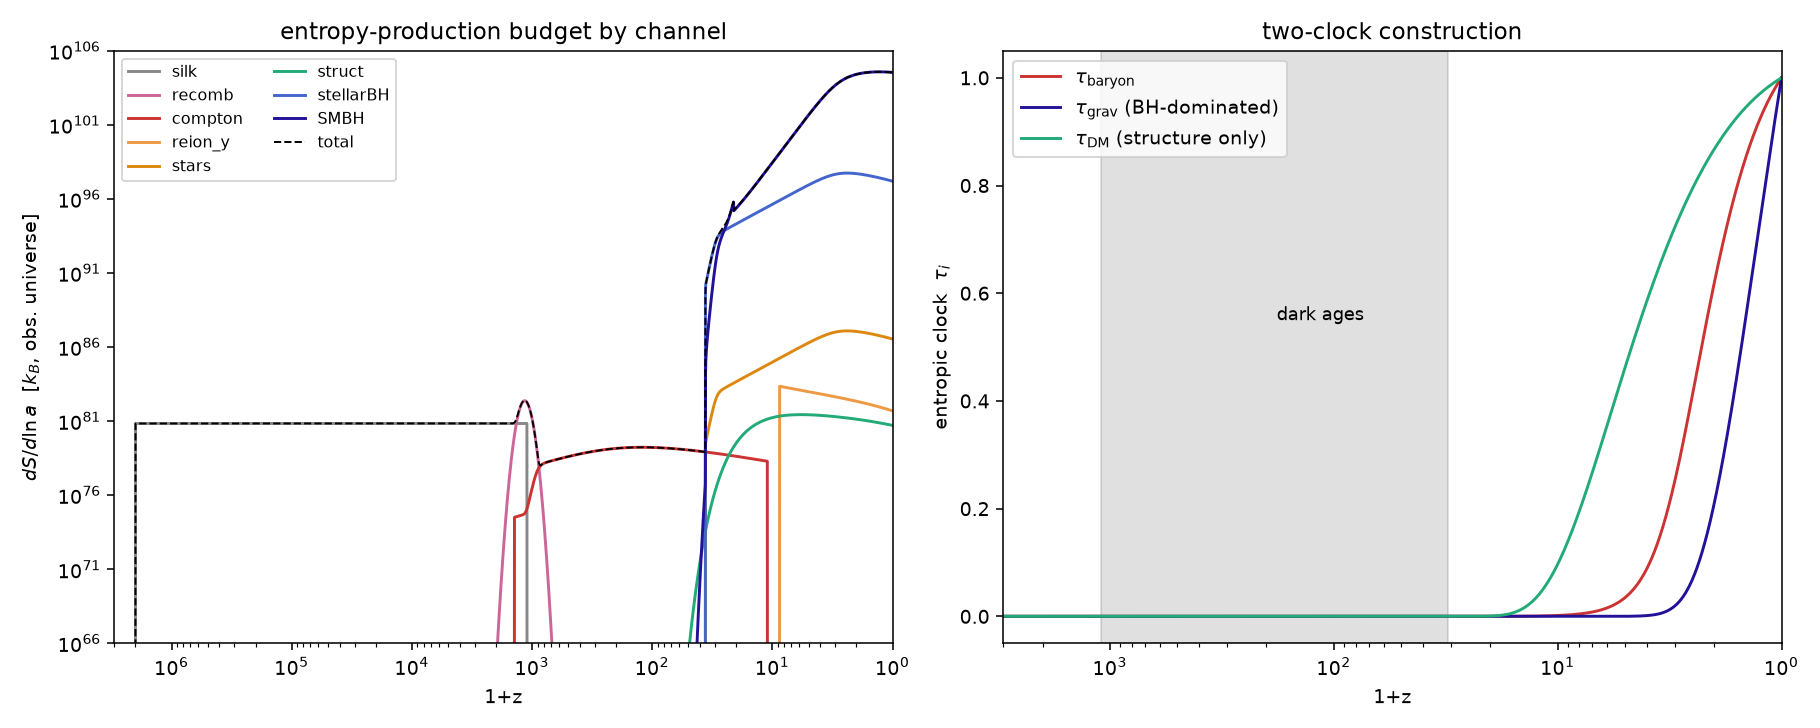

Write the Python code that produced this figure.
#!/usr/bin/env python3
"""
THE GRAVITATIONAL TICK-CENSUS -- a two-clock cosmology.

Meters coarse-grained chronology on entropy-exchange ("entropic time",
operationalized in cold atoms by Yates et al., arXiv:2509.07745, PRResearch 2026:
tau = normalized cumulative coarse-grained entropy exchange of an observed sector).

Applied to cosmology: per-channel comoving entropy PRODUCTION rates dS_i/dln a
across cosmic history, then per-sector entropic clocks
    tau_i(a) = int^a dS_i / int^{a0} dS_i .

Channels
  photon-baryon : Silk-damping dissipation (mu/y era), recombination photon burst,
                  post-recombination residual Compton coupling (solved T_gas ODE),
                  reionized-IGM Compton/y.
  nuclear       : starlight (Madau-Dickinson 2014 SFH; radiation entropy at an
                  effective photosphere+dust temperature). BBN handled analytically
                  in text (negligible: DeltaS/S_gamma ~ 5e-9).
  grav-structure: violent relaxation / virialization; rate ~ d F_coll/dln a
                  (Press-Schechter, BBKS sigma(M), exact LCDM growth factor),
                  amplitude = s_grav [k_B per proton-mass of collapsed matter],
                  scanned over 30 decades (it barely moves the crossover).
  BH horizons   : stellar BHs (S ~ cumulative SFR; anchored to Egan-Lineweaver
                  5.9e97 k today) and SMBHs (Soltan-argument accretion history +
                  seed tail; S ~ Sum M^2 ~ rho_BH^2 at fixed comoving number;
                  anchored to Egan-Lineweaver 3.1e104 k today).

Anchors: Egan & Lineweaver 2010 (ApJ 710, 1825): S_SMBH=3.1e104 k, S_sBH=5.9e97 k,
S_gamma=5.4e89 k, S_nu=5.2e89 k (frozen), S_CEH=2.6e122 k (excluded: not an
exchange channel between matter sectors; observer-dependent).

Outputs: budget table dS_i/dln a vs z, tau curves, crossover redshifts,
dark-ages divergence numbers, PNG figures, CSV grid.
"""

import numpy as np
from scipy.integrate import solve_ivp, quad, cumulative_trapezoid
from scipy.interpolate import interp1d
from scipy.special import erfc

# ----------------------------------------------------------------------
# constants (SI) and cosmology (Planck 2018)
# ----------------------------------------------------------------------
c      = 2.998e8
G      = 6.674e-11
hbar   = 1.055e-34
kB     = 1.381e-23
sigT   = 6.652e-29
a_rad  = 7.566e-16          # J m^-3 K^-4
m_e    = 9.109e-31
m_u    = 1.661e-27
Msun   = 1.989e30
Mpc    = 3.086e22
yr     = 3.156e7

h0     = 0.674
H0     = h0 * 100 * 1e3 / Mpc          # s^-1
Om, Ob, OL = 0.315, 0.0493, 0.685
Orad   = 9.15e-5                        # photons + massless nu (for H(z))
T0     = 2.725
ns, sig8 = 0.965, 0.811
Yp     = 0.245

rho_c  = 3 * H0**2 / (8 * np.pi * G)                    # kg m^-3
n_b0   = Ob * rho_c / m_u                               # baryons m^-3 (0.253)
n_H0   = (1 - Yp) * n_b0
f_He   = Yp / (4 * (1 - Yp))
rho_m_Mpc3 = Om * rho_c * Mpc**3 / Msun                 # Msun / Mpc^3 (comoving)

R_obs  = 46.3e9 * 9.461e15                              # comoving radius, m
V0     = 4/3 * np.pi * R_obs**3                         # 3.5e80 m^3
V0_Mpc = V0 / Mpc**3                                    # ~1.2e13 Mpc^3
N_bary = n_b0 * V0                                      # baryons in obs. universe
N_eq   = Om * rho_c * V0 / m_u                          # "proton-equivalents" of all matter

S_gamma = (4/3) * a_rad * T0**3 / kB * V0               # ~5.2e89 k  (frozen comoving)
S_nu    = 0.955 * S_gamma                               # frozen at t ~ 1 s
S_SMBH0, S_sBH0 = 3.1e104, 5.9e97                        # Egan-Lineweaver 2010

def Hz(z):
    return H0 * np.sqrt(Om*(1+z)**3 + Orad*(1+z)**4 + OL)

def t_of_z(z):
    f = lambda zz: 1.0 / ((1+zz) * Hz(zz))
    return quad(f, z, 3e7, limit=200)[0]

# exact linear growth factor D(a) ~ H(a) * int_0^a da'/(a' H(a'))^3, D(1)=1
def _D_un(a):
    Ha = Hz(1/a - 1)
    integ = quad(lambda x: (H0/(x*Hz(1/x-1)))**3, 1e-6, a, limit=200)[0]
    return Ha/H0 * integ
_Dnorm = _D_un(1.0)
_a_tab = np.logspace(-3.6, 1.7, 400)                    # to a=50 for the far future
_D_tab = np.array([_D_un(a)/_Dnorm for a in _a_tab])
D_of_a = interp1d(np.log(_a_tab), _D_tab, kind='cubic')
def Dz(z):
    a = 1.0/(1+z)
    if a < _a_tab[0]:                                   # matter-era D ~ a
        return _D_tab[0] * a/_a_tab[0]
    return float(D_of_a(np.log(a)))
D_inf = _D_tab[-1]                                      # growth saturates under Lambda

# ----------------------------------------------------------------------
# sigma(M): BBKS transfer, Sugiyama shape, normalized to sigma_8
# ----------------------------------------------------------------------
Gam = Om * h0 * np.exp(-Ob * (1 + np.sqrt(2*h0)/Om))    # ~0.169
def Tbbks(k):                                           # k in Mpc^-1
    q = k / (Gam * h0)
    return (np.log(1+2.34*q)/(2.34*q) *
            (1 + 3.89*q + (16.1*q)**2 + (5.46*q)**3 + (6.71*q)**4)**-0.25)
def W(x): return 3*(np.sin(x) - x*np.cos(x))/x**3
def sigma2_un(R):
    f = lambda lk: (lambda k: k**(3+ns) * Tbbks(k)**2 * W(k*R)**2)(np.exp(lk))
    return quad(f, np.log(1e-5), np.log(1e4/R), limit=300)[0] / (2*np.pi**2)
R8 = 8.0/h0
_snorm = sig8 / np.sqrt(sigma2_un(R8))
def sigma_M(M):                                         # M in Msun
    R = (3*M/(4*np.pi*rho_m_Mpc3))**(1/3)
    return _snorm * np.sqrt(sigma2_un(R))

delc = 1.686
sig_mini = sigma_M(1e6)        # minihalo scale (first DM structures)
sig_atom = sigma_M(3e7)        # atomic-cooling scale (first stars/seeds)

def Fcoll(z, sig):             # Press-Schechter collapsed fraction
    return erfc(delc/(np.sqrt(2)*sig*Dz(z)))
def dF_dlna(z, sig, dlnD):     # exact derivative of the erfc form
    nu = delc/(sig*Dz(z))
    with np.errstate(under='ignore'):
        return np.sqrt(2/np.pi) * nu * np.exp(-nu**2/2) * dlnD

# ----------------------------------------------------------------------
# gas temperature ODE (residual Compton coupling after recombination)
# ----------------------------------------------------------------------
def x_e(z):                     # frozen-out ionization + recombination step
    return 2.0e-4 + (1-2.0e-4)*0.5*(1+np.tanh((z-1150.)/60.))
def Gamma_C(z):
    Tg4 = (T0*(1+z))**4
    return (8*sigT*a_rad*Tg4/(3*m_e*c)) * x_e(z)/(1+f_He+x_e(z))
def dTg_dz(z, T):
    Tgam = T0*(1+z)
    return np.atleast_1d(2*T[0]/(1+z) - Gamma_C(z)*(Tgam-T[0])/(Hz(z)*(1+z)))
sol = solve_ivp(dTg_dz, [1400, 0.01], [T0*1401.], method='Radau',
                dense_output=True, rtol=1e-9, atol=1e-12)
def T_gas(z):
    z = np.atleast_1d(np.asarray(z, float))
    out = np.where(z >= 1400, T0*(1+z), sol.sol(np.clip(z, 0.01, 1400))[0])
    return out

# ----------------------------------------------------------------------
# channel production rates  dS/dln a  [k_B, whole observable universe, comoving]
# ----------------------------------------------------------------------
lna  = np.linspace(np.log(1/(1+3.0e6)), 0.0, 6000)
zg   = 1/np.exp(lna) - 1
Hg   = Hz(zg)
Dg   = np.array([Dz(z) for z in zg])
dlnD = np.gradient(np.log(Dg), lna)

def compton_rate(z):            # k_B per obs.universe per ln a
    Tg, Tgam = T_gas(z), T0*(1+z)
    n_tot = n_H0*(1+f_He+x_e(z))*(1+z)**3
    sigdot = 1.5*n_tot*Gamma_C(z)*(Tgam-Tg)**2/np.maximum(Tg*Tgam, 1e-30)
    return sigdot * V0/(1+z)**3 / Hz(z)

ch = {}
# 1) Silk damping (acoustic dissipation -> mu,y distortions), 1100<z<2e6
DS_silk = 1e-8 * S_gamma
ch['silk'] = np.where((zg>1100)&(zg<2e6), DS_silk/np.log(2e6/1100), 0.0)
# 2) recombination photon burst: 13.6 eV/H at T~3000K => ~52 k_B per H
DS_rec = 52.5 * (1-Yp)*N_bary * 0.0    # amplitude via gaussian below
rec_g  = np.exp(-0.5*((lna-np.log(1/1151.))/0.06)**2)
ch['recomb'] = 52.5*(1-Yp/ (4*(1-Yp)) )*0 + 3.6e81/ (0.06*np.sqrt(2*np.pi)) * rec_g
# 3) residual Compton coupling (the dark-age baryonic whisper), 10<z<1400
ch['compton'] = np.where((zg>10)&(zg<1400), compton_rate(zg), 0.0)
# 4) reionized IGM Compton/y (T_e ~ 1e4 K vs CMB), z<7.7
def reion_rate(z):
    Te, Tgam = 1.0e4, T0*(1+z)
    n_tot = n_H0*(1+f_He+1.08)*(1+z)**3
    G = (8*sigT*a_rad*Tgam**4/(3*m_e*c)) * 1.08/(1+f_He+1.08)
    sigdot = 1.5*n_tot*G*(Te-Tgam)**2/(Te*Tgam)
    return sigdot * V0/(1+z)**3 / Hz(z)
ch['reion_y'] = np.where(zg < 7.7, reion_rate(np.maximum(zg,0.0)), 0.0)
# 5) stars (nuclear channel): Madau-Dickinson SFH, first stars turn on z~28
def psi_MD(z):                  # Msun / yr / Mpc^3
    return 0.015*(1+z)**2.7/(1+((1+z)/2.9)**5.6)
turn_on = np.where(zg > 35., 0.0, 0.5*(1+np.tanh((28.-zg)/2.)))  # first stars z~28
eps_rad = 7e-4                  # fraction of formed stellar mass radiated (nuclear)
Teff_inv = 0.5/5772. + 0.5/45.  # half direct starlight, half dust-reprocessed (45 K)
Lden = psi_MD(zg)*turn_on * Msun/yr * eps_rad*c**2      # W / Mpc^3
ch['stars'] = (4/3)*Lden*Teff_inv/kB / Hg * V0_Mpc
# 6) gravitational structure: violent relaxation / virialization
s_grav = 10.0                   # fiducial: k_B per proton-mass of collapsed matter
ch['struct'] = s_grav * N_eq * np.array(
    [dF_dlna(z, sig_mini, dd) for z, dd in zip(zg, dlnD)])
# 7) stellar BH horizons: S ~ cumulative SFR (fixed IMF => Sum M^2 ~ N_BH)
tg = cumulative_trapezoid(1/Hg, lna, initial=0) + t_of_z(zg[0])  # smooth t(a) grid
rho_form = cumulative_trapezoid(psi_MD(zg)*turn_on/yr, tg, initial=0)
S_sBH = S_sBH0 * rho_form/rho_form[-1]
ch['stellarBH'] = np.gradient(S_sBH, lna)
# 8) SMBH horizons: Soltan accretion (SFH-shaped, peaked z~1.9, steeper at high z)
#    + seed tail tracking atomic-cooling halos; S ~ rho_BH^2 (growth at fixed n)
rho_BH0 = 4.5e5                 # Msun/Mpc^3 today
qdot = psi_MD(zg)*turn_on/(1+zg)   # accretion-rate shape (no accretion pre-first-stars)
rho_acc = cumulative_trapezoid(qdot, tg, initial=0)
F_at = np.array([Fcoll(z, sig_atom) if Dz(z)*sig_atom > 0.12 else 0. for z in zg])
rho_seed = 2.0 * F_at/max(Fcoll(20., sig_atom), 1e-99)  # ~2 Msun/Mpc^3 by z=20
rho_BH = rho_acc/rho_acc[-1]*(rho_BH0-2.0) + np.minimum(rho_seed, 2.0)
S_SMBH = S_SMBH0 * (rho_BH/rho_BH[-1])**2
ch['SMBH'] = np.maximum(np.gradient(S_SMBH, lna), 0.0)

for k in ch: ch[k] = np.maximum(np.nan_to_num(ch[k]), 0.0)

BAR  = ['silk','recomb','compton','reion_y','stars']
GRAV = ['struct','stellarBH','SMBH']
rate_bar  = sum(ch[k] for k in BAR)
rate_grav = sum(ch[k] for k in GRAV)
rate_tot  = rate_bar + rate_grav

def cum(r):  return cumulative_trapezoid(r, lna, initial=0)
C = {k: cum(ch[k]) for k in ch}
cum_bar, cum_grav, cum_struct = cum(rate_bar), cum(rate_grav), cum(ch['struct'])
tau_bar    = cum_bar/cum_bar[-1]
tau_grav   = cum_grav/cum_grav[-1]
tau_struct = cum_struct/cum_struct[-1]     # = the dark-sector (DM) clock

iz = lambda z: np.argmin(np.abs(zg - z))

# ----------------------------------------------------------------------
# report
# ----------------------------------------------------------------------
print(f"sanity: S_gamma={S_gamma:.2e} k  (EL10: 5.4e89) | N_b={N_bary:.2e}"
      f" | sigma(1e6 Msun)={sig_mini:.2f} sigma(3e7)={sig_atom:.2f}"
      f" | D_inf/D_0={D_inf:.3f}")
print(f"thermal decoupling check: T_gas/T_cmb at z=150: "
      f"{T_gas(150)[0]/ (T0*151):.3f}; at z=17: {T_gas(17)[0]:.1f} K "
      f"(std ~7 K)\n")

hdr = ['z','silk','recomb','compton','reion_y','stars','struct','stellarBH','SMBH','TOTAL']
print('dS/dln a  [k_B, observable universe, comoving]')
print(('{:>8}'+'{:>11}'*9).format(*hdr))
for z in [2e6,1e4,1100,300,150,100,50,30,25,20,17,10,6,3,2,1,0.5,0]:
    i = iz(z)
    row = [ch[k][i] for k in hdr[1:-1]] + [rate_tot[i]]
    print(('{:>8.6g}'+'{:>11.2e}'*9).format(z,*row))

print('\ncumulative S_i(z) [k_B, obs. universe]  and clocks')
print(('{:>8}'+'{:>12}'*6).format('z','S_bar','S_grav','S_struct','tau_bar','tau_grav','tau_DM'))
for z in [1100,300,150,100,50,30,20,17,10,6,3,1,0]:
    i = iz(z)
    print(('{:>8.5g}'+'{:>12.3e}'*3+'{:>12.4e}'*3).format(
        z, cum_bar[i], cum_grav[i], cum_struct[i],
        tau_bar[i], tau_grav[i], tau_struct[i]))

# crossovers ------------------------------------------------------------
def first_z_below(mask):
    j = np.where(mask)[0]
    return zg[j[0]] if len(j) else None

# (a) structure vs pre-stellar baryonic thermal (compton+silk+recomb)
bar_thermal = ch['silk']+ch['recomb']+ch['compton']
print('\n(a) grav-structure rate overtakes baryonic THERMAL rate (no stars):')
for s in [1,10,1e3,1e6,1e10,1e20,1e30]:
    r = (s/s_grav)*ch['struct'] - bar_thermal
    zx = first_z_below((r>0)&(zg<500)&(zg>2))
    print(f'    s_grav={s:8.0e} k_B/mp  ->  z_cross = {zx:5.1f}')

# (b) BH horizon cumulative overtakes ALL thermal+relic entropy (gamma+nu)
S_BH_cum = C['stellarBH'] + S_SMBH   # S_SMBH already cumulative-by-construction
zb = first_z_below(S_BH_cum > (S_gamma+S_nu))
print(f'\n(b) cumulative BH-horizon entropy exceeds S_gamma+S_nu={S_gamma+S_nu:.2e}: z = {zb:.1f}')
print(f'    (one 1e6 Msun seed alone: {4*np.pi*G*(1e6*Msun)**2/(hbar*c):.2e} k_B '
      f'= CMB entropy of {4*np.pi*G*(1e6*Msun)**2/(hbar*c)/(S_gamma/V0_Mpc):.2e} Mpc^3)')

# (c) SMBH production overtakes every other channel's production
other = rate_tot - ch['SMBH']
zc = first_z_below((ch['SMBH'] > other) & (zg < 100))
print(f'(c) SMBH horizon production rate exceeds ALL other channels combined: z = {zc:.1f}')
zd = first_z_below((ch['stellarBH']+ch['SMBH'] > rate_bar+ch['struct']) & (zg<100))
print(f'    BH-horizon channel (stellar+SMBH) rate exceeds everything else: z = {zd:.1f}')

# quietest epoch ---------------------------------------------------------
m = (zg>5)&(zg<1050)
iq = np.where(m)[0][np.argmin(rate_tot[m])]
print(f'\nquietest epoch: min of total dS/dln a between recombination and today: '
      f'z = {zg[iq]:.1f}, rate = {rate_tot[iq]:.2e} k_B/lna '
      f'({np.log10(rate_tot[iz(1100)]/rate_tot[iq]):.1f} dex below recombination, '
      f'{np.log10(rate_tot[iz(0)]/rate_tot[iq]):.1f} dex below today)')

# dark-ages divergence ----------------------------------------------------
i1100,i150,i30,i17,i6 = (iz(x) for x in (1100,150,30,17,6))
print('\nDARK AGES (recombination z=1100 -> cosmic dawn z=30):')
print(f'  coordinate time: t(1100)={t_of_z(1100)/yr/1e6:.2f} Myr -> '
      f't(30)={t_of_z(30)/yr/1e6:.1f} Myr  (Delta ln a = {np.log(1101/31):.2f})')
dbar = (cum_bar[i30]-cum_bar[i1100]); dstr = (cum_struct[i30]-cum_struct[i1100])
print(f'  baryonic channel ticks accumulated:      {dbar:.2e} k_B '
      f'({dbar/N_bary:.2e} k_B/baryon; mostly recombination-burst tail + first starlight)')
dcomp = C['compton'][i30]-C['compton'][i1100]
print(f'  ...of which residual Compton whisper (150>z>30 quiescent gas): '
      f'{dcomp:.2e} k_B = {dcomp/N_bary:.2f} k_B/baryon '
      f'(whisper over all time: {C["compton"][-1]:.2e})')
print(f'  grav-structure ticks accumulated:        {dstr:.2e} k_B')
print(f'  as fraction of each clock TO z=6 (end of dark ages):')
print(f'     Delta tau_bar  = {dbar/cum_bar[i6]:.2e}   '
      f'Delta tau_struct = {dstr/cum_struct[i6]:.2e}')
print(f'  as fraction of each clock to TODAY:')
print(f'     Delta tau_bar  = {dbar/cum_bar[-1]:.2e}   '
      f'Delta tau_struct = {dstr/cum_struct[-1]:.2e}   '
      f'Delta tau_grav = {(cum_grav[i30]-cum_grav[i1100])/cum_grav[-1]:.2e}')
print(f'  rate ratio grav/baryon: z=100: {rate_grav[iz(100)]/rate_bar[iz(100)]:.1e}'
      f'  z=50: {rate_grav[iz(50)]/rate_bar[iz(50)]:.1e}'
      f'  z=30: {rate_grav[iz(30)]/rate_bar[iz(30)]:.1e}'
      f'  z=17: {rate_grav[iz(17)]/rate_bar[iz(17)]:.1e}'
      f'  z=6: {rate_grav[iz(6)]/rate_bar[iz(6)]:.1e}'
      f'  z=2: {rate_grav[iz(2)]/rate_bar[iz(2)]:.1e}')
print(f'  Compton whisper decays ~(1+z)^1.5: rate(z=150)={ch["compton"][i150]:.2e}, '
      f'rate(z=17)={ch["compton"][i17]:.2e} k_B/lna')

# event-metered comparison -------------------------------------------------
for z in [1200, 300, 100, 17]:
    ev = 4.11e8*(1+z)**3 * sigT*c * x_e(z)/(1+f_He) / Hz(z)
    print(f'  event-metered (Thomson scatterings per baryon per ln a) z={z}: {ev:.2e}')

# median ticks and the future ----------------------------------------------
for name, tau in [('tau_bar',tau_bar),('tau_grav',tau_grav),('tau_DM(struct)',tau_struct)]:
    zmed = zg[np.argmin(np.abs(tau-0.5))]
    print(f'  median tick of {name}: z = {zmed:.2f}')
nu_now, nu_inf = delc/(sig_mini*1.0), delc/(sig_mini*D_inf)
F_now, F_inf = erfc(nu_now/np.sqrt(2)), erfc(nu_inf/np.sqrt(2))
print(f'\nfuture of the DM clock: F_coll(today)={F_now:.3f}, F_coll(a->inf)={F_inf:.3f}'
      f'  -> fraction of all dark-sector ticks already spent: {F_now/F_inf:.3f}')

# ----------------------------------------------------------------------
# figures + csv
# ----------------------------------------------------------------------
import matplotlib
matplotlib.use('Agg')
import matplotlib.pyplot as plt
fig, ax = plt.subplots(1, 2, figsize=(13, 5.2))
cols = {'silk':'#888','recomb':'#c69','compton':'#c33','reion_y':'#e94',
        'stars':'#d81','struct':'#2a7','stellarBH':'#46c','SMBH':'#219'}
for k in ch:
    ax[0].loglog(1+zg, np.maximum(ch[k],1e60), color=cols[k], label=k)
ax[0].loglog(1+zg, np.maximum(rate_tot,1e60), 'k--', lw=1, label='total')
ax[0].set(xlabel='1+z', ylabel=r'$dS/d\ln a$  [$k_B$, obs. universe]',
          ylim=(1e66,1e106), xlim=(1,3e6), title='entropy-production budget by channel')
ax[0].invert_xaxis(); ax[0].legend(fontsize=8, ncol=2)
ax[1].semilogx(1+zg, tau_bar, '#c33', label=r'$\tau_{\rm baryon}$')
ax[1].semilogx(1+zg, tau_grav, '#219', label=r'$\tau_{\rm grav}$ (BH-dominated)')
ax[1].semilogx(1+zg, tau_struct, '#2a7', label=r'$\tau_{\rm DM}$ (structure only)')
ax[1].axvspan(31, 1101, alpha=0.12, color='k')
ax[1].text(180, 0.55, 'dark ages', fontsize=9)
ax[1].set(xlabel='1+z', ylabel=r'entropic clock  $\tau_i$', xlim=(1,3e3),
          title='two-clock construction'); ax[1].invert_xaxis(); ax[1].legend()
fig.tight_layout()
out = __file__.rsplit('/',1)[0]
fig.savefig(out+'/tick_census.png', dpi=140)

np.savetxt(out+'/tick_census_grid.csv',
           np.column_stack([zg]+[ch[k] for k in ch]+[tau_bar,tau_grav,tau_struct]),
           delimiter=',', header='z,'+','.join(ch)+',tau_bar,tau_grav,tau_DM',
           comments='')
print('\nwrote tick_census.png, tick_census_grid.csv')
